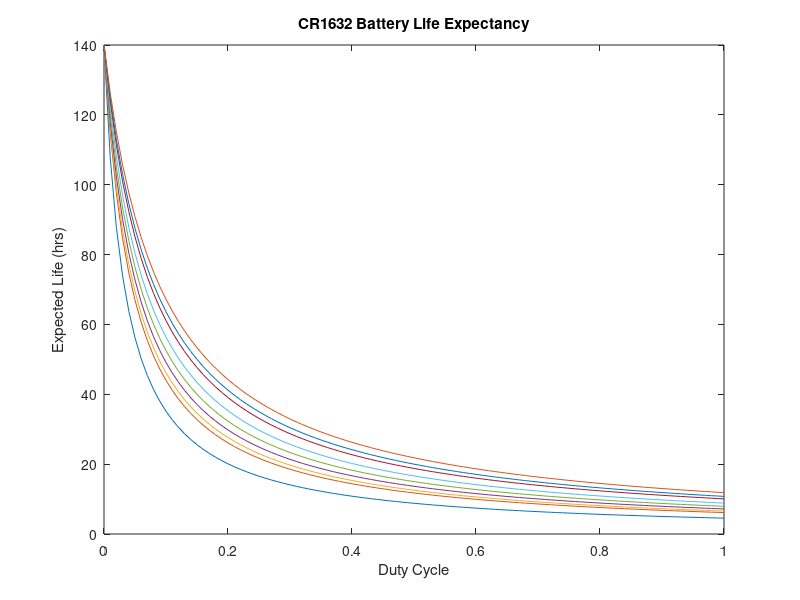
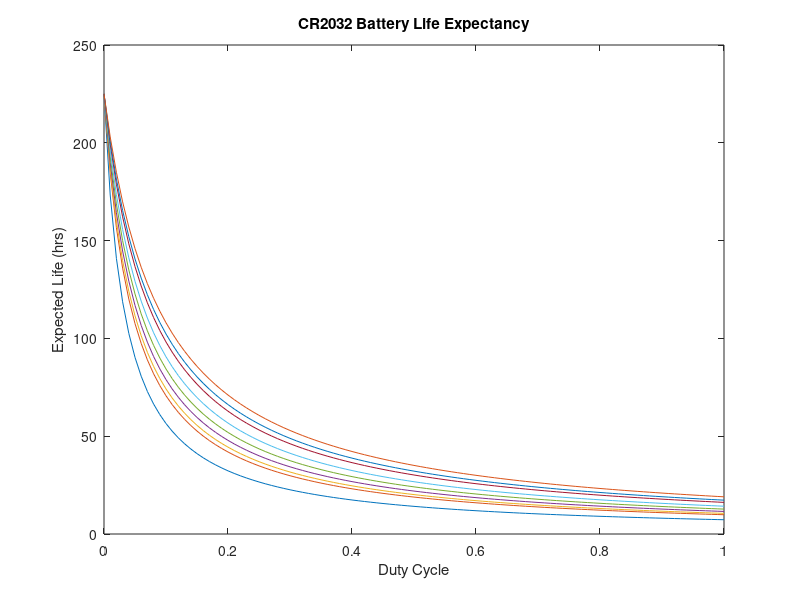
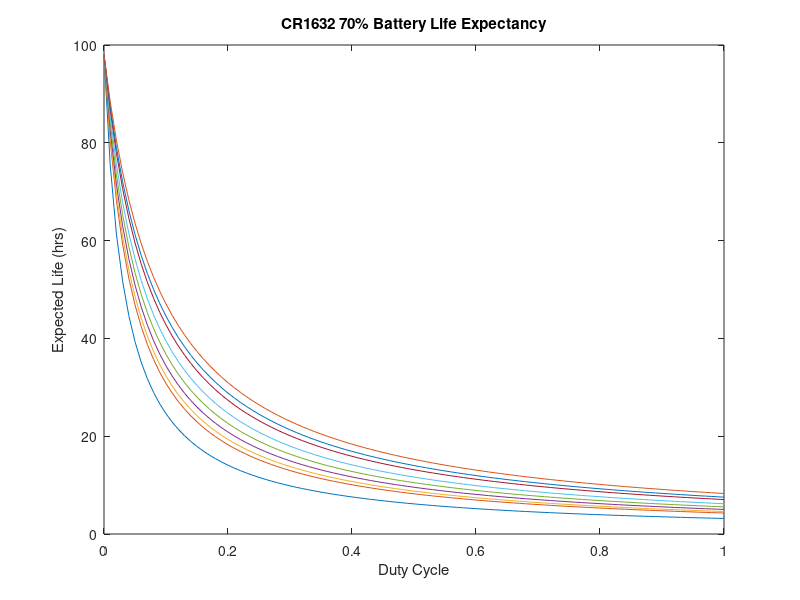
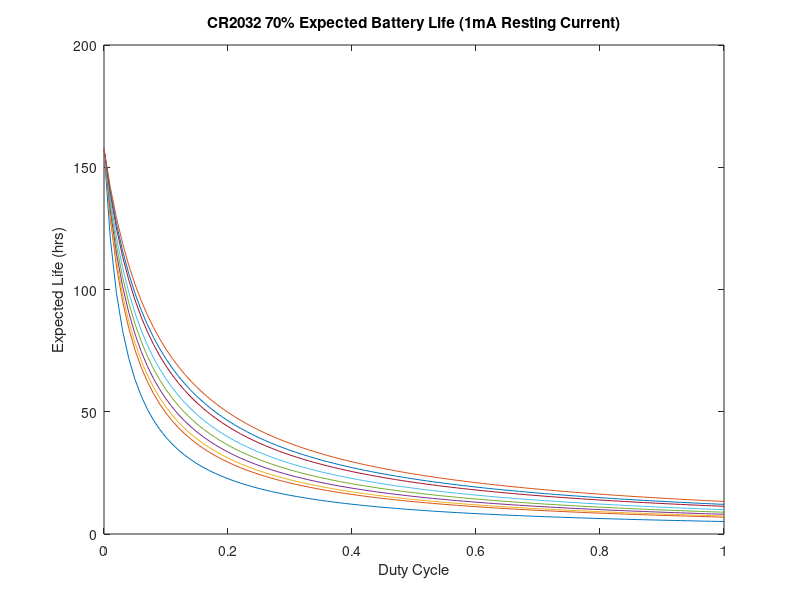

Write the MATLAB code that produced these figures, in order.
%% Battery Life Modeling
% Implantable Light Source for Drving Optogenetic Constructs
% BME 402
% 4/21/2018

% Content by: Karam Khateeb

% The purpose of this file is to model the battery life of the device. 
% The current draw of the device was measured under different supply
% voltages during the different states. A conservative model employs the
% use of only 70% of the battery capacity. In this file, the CR1632 and the
% CR2032 batteries are modelled.

clear all;
clc;
close all;

rest = 1.0; % mA current in the resting state

test(1).volt = 3.3; % supplied voltage
test(1).red = 45.6667; % mA current for RED LED
test(1).blue = 16.0 % mA current for BLUE LED

test(2).volt = 3.0;
test(2).red = 37.6667;
test(2).blue = 8.0;

test(3).volt = 2.9;
test(3).red = 34.6667;
test(3).blue = 8.0

test(4).volt = 2.8;
test(4).red = 32.0;
test(4).blue = 7.0;

test(5).volt = 2.7;
test(5).red = 29.3333;
test(5).blue = 6.0;

test(6).volt = 2.6;
test(6).red = 26.6667;
test(6).blue = 5.0;

test(7).volt = 2.5;
test(7).red = 22.8333;
test(7).blue = 5.0;

test(8).volt = 2.4;
test(8).red = 21.0;
test(8).blue = 5.0;

test(9).volt = 2.3;
test(9).red = 18.6667;
test(9).blue = 5.0;

% The duty cycle, assuming that both LEDs are ON for equal times
duty = 0:0.01:1;

CR1632Cap = 140; % mAh capacity of CR1632 battery
CR2032Cap = 225; % mAh capacity of CR2032 battery

for i = 1:9
    test(i).t_life16 = CR1632Cap./((rest.*(1-duty)) + (test(i).red * 0.5 .* duty) + (test(i).blue * 0.5 .* duty));
    test(i).t_life20 = CR2032Cap./((rest.*(1-duty)) + (test(i).red * 0.5 .* duty) + (test(i).blue * 0.5 .* duty));
end

% Plot the t_life vs duty cycle plot for 1632 Battery
figure
for k = 1:9
    plot(duty, test(k).t_life16)
    hold on
end
title('CR1632 Battery Life Expectancy')
xlabel('Duty Cycle')
ylabel('Expected Life (hrs)')

% Plot the t_life vs duty cycle plot for 2032 Battery
figure
for l = 1:9
    plot(duty, test(l).t_life20)
    hold on
end
title('CR2032 Battery Life Expectancy')
xlabel('Duty Cycle')
ylabel('Expected Life (hrs)')
    
% Plot the t_life vs duty cycle plot for 1632 Battery Assuming 70% useful
% capacity
figure
for k = 1:9
    plot(duty, 0.7*test(k).t_life16)
    hold on
end
title('CR1632 70% Battery Life Expectancy')
xlabel('Duty Cycle')
ylabel('Expected Life (hrs)')

% Plot the t_life vs duty cycle plot for 2032 Battery assuming 70% useful
% capacity
figure
for l = 1:9
    plot(duty, 0.7*test(l).t_life20)
    hold on
end
title('CR2032 70% Expected Battery Life (1mA Resting Current)')
xlabel('Duty Cycle')
ylabel('Expected Life (hrs)')
